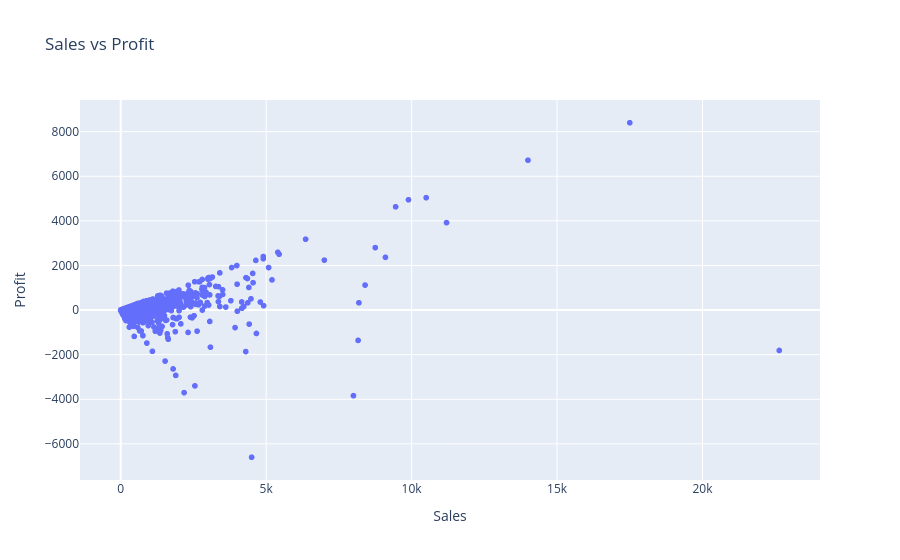

Here is the notebook cell this chart was saved with:
### Code cell
import plotly.express as px

fig = px.scatter(
    df,
    x='Sales',
    y='Profit',
    title='Sales vs Profit'
)

fig.show()

### Figure 1 — Plotly figure (JSON) as saved in the notebook; plotly's stock layout.template omitted (floating-point values rounded to 4 significant figures; data arrays with more than 128 entries replaced by an {"elided": "..."} marker saying what was removed)
{"data": [{"hovertemplate": "Sales=%{x}<br>Profit=%{y}<extra></extra>", "legendgroup": "", "marker": {"color": "#636efa", "symbol": "circle"}, "mode": "markers", "name": "", "showlegend": false, "type": "scattergl", "x": {"elided": "9994 float values"}, "xaxis": "x", "y": {"elided": "9994 float values"}, "yaxis": "y"}], "layout": {"legend": {"tracegroupgap": 0}, "title": {"text": "Sales vs Profit"}, "xaxis": {"anchor": "y", "domain": [0, 1], "title": {"text": "Sales"}}, "yaxis": {"anchor": "x", "domain": [0, 1], "title": {"text": "Profit"}}}}
